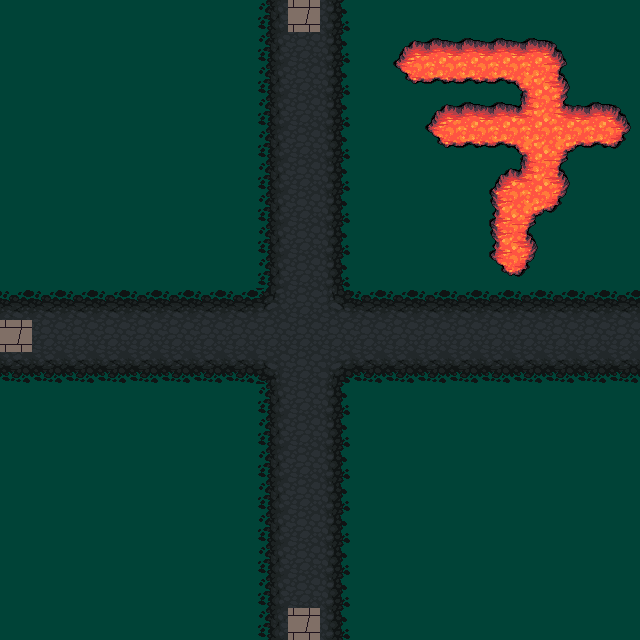

Below is a game level as drawn by its tile map, then a one-line description and the .tmx file that defines it, in full:
An orthogonal 20x20 tile map with 32x32 px tiles, 3 tile layers (grass, road, num) and 3 objects (e4, e3, e1).

<map version="1.4" tiledversion="1.4.3" orientation="orthogonal" renderorder="right-down" width="20" height="20" tilewidth="32" tileheight="32" infinite="0" nextlayerid="5" nextobjectid="5">
 <tileset firstgid="1" source="../Maps/klipartz.com.tsx" />
 <layer id="1" name="grass" width="20" height="20">
  <data encoding="csv">
872,872,872,872,872,872,872,872,872,872,872,872,872,872,872,872,872,872,872,872,
872,872,872,872,872,872,872,872,872,872,872,872,872,872,872,872,872,872,872,872,
872,872,872,872,872,872,872,872,872,872,872,872,872,872,872,872,872,872,872,872,
872,872,872,872,872,872,872,872,872,872,872,872,872,872,872,872,872,872,872,872,
872,872,872,872,872,872,872,872,872,872,872,872,872,872,872,872,872,872,872,872,
872,872,872,872,872,872,872,872,872,872,872,872,872,872,872,872,872,872,872,872,
872,872,872,872,872,872,872,872,872,872,872,872,872,872,872,872,872,872,872,872,
872,872,872,872,872,872,872,872,872,872,872,872,872,872,872,872,872,872,872,872,
872,872,872,872,872,872,872,872,872,872,872,872,872,872,872,872,872,872,872,872,
872,872,872,872,872,872,872,872,872,872,872,872,872,872,872,872,872,872,872,872,
872,872,872,872,872,872,872,872,872,872,872,872,872,872,872,872,872,872,872,872,
872,872,872,872,872,872,872,872,872,872,872,872,872,872,872,872,872,872,872,872,
872,872,872,872,872,872,872,872,872,872,872,872,872,872,872,872,872,872,872,872,
872,872,872,872,872,872,872,872,872,872,872,872,872,872,872,872,872,872,872,872,
872,872,872,872,872,872,872,872,872,872,872,872,872,872,872,872,872,872,872,872,
872,872,872,872,872,872,872,872,872,872,872,872,872,872,872,872,872,872,872,872,
872,872,872,872,872,872,872,872,872,872,872,872,872,872,872,872,872,872,872,872,
872,872,872,872,872,872,872,872,872,872,872,872,872,872,872,872,872,872,872,872,
872,872,872,872,872,872,872,872,872,872,872,872,872,872,872,872,872,872,872,872,
872,872,872,872,872,872,872,872,872,872,872,872,872,872,872,872,872,872,872,872
</data>
 </layer>
 <layer id="2" name="road" width="20" height="20">
  <data encoding="csv">
0,0,0,0,0,0,0,0,307,882,309,0,0,0,0,0,0,0,0,0,
0,0,0,0,0,0,0,0,307,308,309,0,0,0,0,0,0,0,0,0,
0,0,0,0,0,0,0,0,307,308,309,0,0,0,0,0,0,0,0,0,
0,0,0,0,0,0,0,0,307,308,309,0,0,0,0,0,0,0,0,0,
0,0,0,0,0,0,0,0,307,308,309,0,0,0,0,0,0,0,0,0,
0,0,0,0,0,0,0,0,307,308,309,0,0,0,0,0,0,0,0,0,
0,0,0,0,0,0,0,0,307,308,309,0,0,0,0,0,0,0,0,0,
0,0,0,0,0,0,0,0,307,308,309,0,0,0,0,0,0,0,0,0,
0,0,0,0,0,0,0,0,307,308,309,0,0,0,0,0,0,0,0,0,
276,276,276,276,276,276,276,276,245,308,244,276,276,276,276,276,276,276,276,276,
882,308,308,308,308,308,308,308,308,308,308,308,308,308,308,308,308,308,308,308,
340,340,340,340,340,340,340,340,213,308,212,340,340,340,340,340,340,340,340,340,
0,0,0,0,0,0,0,0,307,308,309,0,0,0,0,0,0,0,0,0,
0,0,0,0,0,0,0,0,307,308,309,0,0,0,0,0,0,0,0,0,
0,0,0,0,0,0,0,0,307,308,309,0,0,0,0,0,0,0,0,0,
0,0,0,0,0,0,0,0,307,308,309,0,0,0,0,0,0,0,0,0,
0,0,0,0,0,0,0,0,307,308,309,0,0,0,0,0,0,0,0,0,
0,0,0,0,0,0,0,0,307,308,309,0,0,0,0,0,0,0,0,0,
0,0,0,0,0,0,0,0,307,308,309,0,0,0,0,0,0,0,0,0,
0,0,0,0,0,0,0,0,307,882,309,0,0,0,0,0,0,0,0,0
</data>
 </layer>
 <layer id="4" name="num" width="20" height="20">
  <data encoding="csv">
0,0,0,0,0,0,0,0,0,0,0,0,0,0,0,0,0,0,0,0,
0,0,0,0,0,0,0,0,0,0,0,0,272,273,273,273,273,274,0,0,
0,0,0,0,0,0,0,0,0,0,0,0,336,337,337,337,210,306,0,0,
0,0,0,0,0,0,0,0,0,0,0,0,0,272,273,273,242,241,273,274,
0,0,0,0,0,0,0,0,0,0,0,0,0,336,337,337,210,209,337,338,
0,0,0,0,0,0,0,0,0,0,0,0,0,0,0,272,242,306,0,0,
0,0,0,0,0,0,0,0,0,0,0,0,0,0,0,304,209,338,0,0,
0,0,0,0,0,0,0,0,0,0,0,0,0,0,0,304,306,0,0,0,
0,0,0,0,0,0,0,0,0,0,0,0,0,0,0,336,338,0,0,0,
0,0,0,0,0,0,0,0,0,0,0,0,0,0,0,0,0,0,0,0,
0,0,0,0,0,0,0,0,0,0,0,0,0,0,0,0,0,0,0,0,
0,0,0,0,0,0,0,0,0,0,0,0,0,0,0,0,0,0,0,0,
0,0,0,0,0,0,0,0,0,0,0,0,0,0,0,0,0,0,0,0,
0,0,0,0,0,0,0,0,0,0,0,0,0,0,0,0,0,0,0,0,
0,0,0,0,0,0,0,0,0,0,0,0,0,0,0,0,0,0,0,0,
0,0,0,0,0,0,0,0,0,0,0,0,0,0,0,0,0,0,0,0,
0,0,0,0,0,0,0,0,0,0,0,0,0,0,0,0,0,0,0,0,
0,0,0,0,0,0,0,0,0,0,0,0,0,0,0,0,0,0,0,0,
0,0,0,0,0,0,0,0,0,0,0,0,0,0,0,0,0,0,0,0,
0,0,0,0,0,0,0,0,0,0,0,0,0,0,0,0,0,0,0,0
</data>
 </layer>
 <objectgroup id="3" name="exits">
  <object id="1" name="e4" x="0" y="320" width="32" height="32" />
  <object id="2" name="e3" x="288" y="0" width="32" height="32" />
  <object id="4" name="e1" x="288" y="608" width="32" height="32" />
 </objectgroup>
</map>
